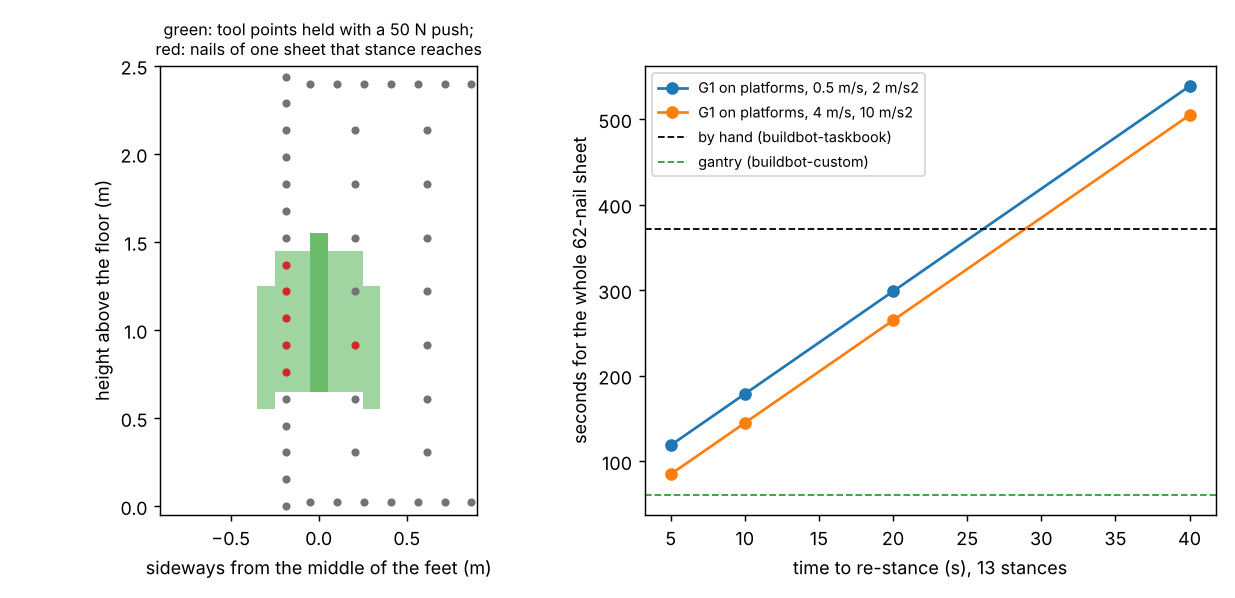

The Python source for this figure:
"""Where a standing G1 can put a nailer on the wall, with the 4x8 sheet's nails over it, and what re-stancing costs."""
import json
import sys
from pathlib import Path

import matplotlib
matplotlib.use("Agg")
import matplotlib.pyplot as plt

HERE = Path(__file__).resolve().parent
sys.path[:0] = [str(HERE.parents[1] / "buildbot-custom" / "src"), str(HERE.parent / "src")]
from buildbot_stance import model as M  # noqa: E402

D = M.load(HERE / "reach.json")
R = json.loads((HERE / "results.json").read_text())
fig, ax = plt.subplots(1, 2, figsize=(9.5, 4.6))
a = ax[0]
ok = M.reachable(D, 0.4, 50.0, 0.6)
for dy in D["dys"]:
    for z in D["zs"]:
        if (round(dy, 6), round(z, 6)) in ok:
            for s in (1, -1):
                a.add_patch(plt.Rectangle((s * dy - 0.05, z - 0.05), 0.1, 0.1, color="C2", alpha=0.45, lw=0))
pts = M.nails()
best = max((len(M.stance_cover(ok, D["dys"], D["zs"], pts, y, 0.0)), -abs(y - 0.61), y) for y in [k * 0.05 for k in range(-8, 33)])[2]
inside = M.stance_cover(ok, D["dys"], D["zs"], pts, best, 0.0)
for i, (y, z) in enumerate(pts):
    a.plot(y - best, z, "o", ms=3.5, color="C3" if i in inside else "0.45")
a.set_xlim(-0.9, 0.9); a.set_ylim(-0.05, 2.5); a.set_aspect("equal")
a.set_xlabel("sideways from the middle of the feet (m)"); a.set_ylabel("height above the floor (m)")
a.set_title("green: tool points held with a 50 N push;\nred: nails of one sheet that stance reaches", fontsize=9)
b = ax[1]
for t, c in zip(R["whole"], ("C0", "C1")):
    ts = sorted(float(k) for k in t["by_t_stance"])
    b.plot(ts, [t["by_t_stance"][str(k)] for k in ts], "o-", color=c, label=f"G1 on platforms, {t['v']:g} m/s, {t['a']:g} m/s2")
b.axhline(372, color="k", ls="--", lw=1, label="by hand (buildbot-taskbook)")
b.axhline(61, color="C2", ls="--", lw=1, label="gantry (buildbot-custom)")
b.set_xlabel("time to re-stance (s), 13 stances"); b.set_ylabel("seconds for the whole 62-nail sheet")
b.legend(fontsize=8)
fig.tight_layout()
fig.savefig(HERE / "figure.png", dpi=130)
